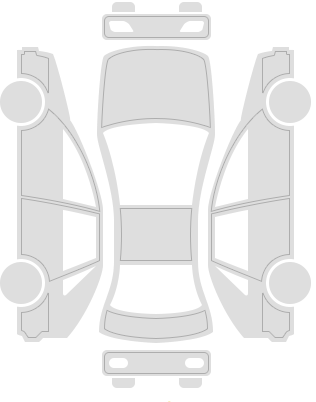
#> input picture assets/images/car_diagram.png, 316 x 402 px, found by its file name
$ python measure_car_panels.py
#> lines starting #> are read from the running program, lines starting #| are printed output that depends on the picture
#!/usr/bin/env python3
"""Measure grey panel bounding boxes in assets/images/car_diagram.png.

Outputs debugPrint lines matching the in-app tap calibrator format:
  PANEL {id}: left=X top=Y w=W h=H

Side doors/fenders use equal vertical splits (y=47–341) because the PNG has
no black gaps between those panels — only outline strokes.
"""
from __future__ import annotations

from PIL import Image

PANEL_ORDER = [
    'front_bumper',
    'hood',
    'front_left_fender',
    'front_right_fender',
    'front_left_door',
    'front_right_door',
    'roof',
    'rear_left_door',
    'rear_right_door',
    'rear_left_fender',
    'rear_right_fender',
    'trunk',
    'rear_bumper',
]


def is_grey(r: int, g: int, b: int) -> bool:
    return abs(r - g) < 25 and abs(g - b) < 25 and 140 < r < 230


def bbox_grey(img: Image.Image, x0: int, y0: int, x1: int, y1: int) -> tuple[int, int, int, int] | None:
    w, h = img.size
    px = img.load()
    minx, miny, maxx, maxy = x1, y1, x0, y0
    found = False
    for y in range(max(0, y0), min(h, y1 + 1)):
        for x in range(max(0, x0), min(w, x1 + 1)):
            r, g, b = px[x, y]
            if is_grey(r, g, b):
                found = True
                minx = min(minx, x)
                maxx = max(maxx, x)
                miny = min(miny, y)
                maxy = max(maxy, y)
    if not found:
        return None
    return minx, miny, maxx - minx + 1, maxy - miny + 1


def panel_regions(width: int, height: int) -> dict[str, tuple[int, int, int, int]]:
    y0, y1 = 47, 341
    seg = (y1 - y0 + 1) / 4
    splits = [int(y0 + i * seg) for i in range(5)]
    splits[-1] = y1

    return {
        'front_bumper': (0, 2, width - 1, 11),
        'hood': (97, 14, 214, 39),
        'front_left_fender': (0, splits[0], 110, splits[1] - 1),
        'front_right_fender': (205, splits[0], width - 1, splits[1] - 1),
        'front_left_door': (0, splits[1], 110, splits[2] - 1),
        'front_right_door': (205, splits[1], width - 1, splits[2] - 1),
        'roof': (97, 120, 214, 280),
        'rear_left_door': (0, splits[2], 110, splits[3] - 1),
        'rear_right_door': (205, splits[2], width - 1, splits[3] - 1),
        'rear_left_fender': (0, splits[3], 110, splits[4]),
        'rear_right_fender': (205, splits[3], width - 1, splits[4]),
        'trunk': (97, 350, 214, 375),
        'rear_bumper': (97, 378, 214, 387),
    }


def main() -> None:
    img = Image.open('assets/images/car_diagram.png').convert('RGB')
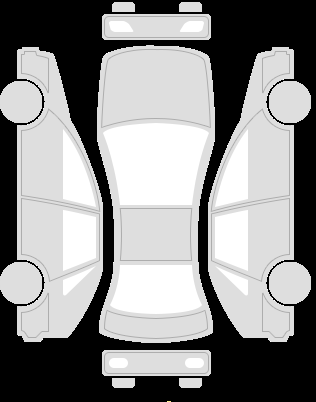
#> img: PIL image 316x402 RGB; mean R, G, B 139.6, 139.6, 139.6
    w, h = img.size
#> w = 316; h = 402
    print(f'// car_diagram.png {w}x{h}')
#| // car_diagram.png 316x402
    regions = panel_regions(w, h)
    for panel_id in PANEL_ORDER:
        region = regions[panel_id]
        bbox = bbox_grey(img, *region)
        if bbox is None:
            print(f'// PANEL {panel_id}: NOT FOUND')
            continue
        x, y, bw, bh = bbox
        left = x / w
        top = y / h
        width_pct = bw / w
        height_pct = bh / h
        print(
            f"debugPrint('PANEL {panel_id}: left={left:.3f} top={top:.3f} "
            f"w={width_pct:.3f} h={height_pct:.3f}');"
        )
#> this loop made 13 passes
#> (x, y, bw, bh, left, top, width_pct, height_pct) on passes 1 to 12: (112, 2, 90, 10, 0.354, 0.00498, 0.285, 0.0249), (102, 14, 109, 26, 0.323, 0.0348, 0.345, 0.0647), (0, 47, 111, 73, 0, 0.117, 0.351, 0.182), (205, 47, 106, 73, 0.649, 0.117, 0.335, 0.182), (10, 120, 101, 74, 0.0316, 0.299, 0.32, 0.184), (205, 120, 96, 74, 0.649, 0.299, 0.304, 0.184), (97, 120, 118, 161, 0.307, 0.299, 0.373, 0.4), (6, 194, 97, 74, 0.019, 0.483, 0.307, 0.184), (208, 194, 97, 74, 0.658, 0.483, 0.307, 0.184), (0, 268, 111, 74, 0, 0.667, 0.351, 0.184), (205, 268, 106, 74, 0.649, 0.667, 0.335, 0.184), (102, 350, 109, 26, 0.323, 0.871, 0.345, 0.0647)
#| debugPrint('PANEL front_bumper: left=0.354 top=0.005 w=0.285 h=0.025');
#| debugPrint('PANEL hood: left=0.323 top=0.035 w=0.345 h=0.065');
#| debugPrint('PANEL front_left_fender: left=0.000 top=0.117 w=0.351 h=0.182');
#| debugPrint('PANEL front_right_fender: left=0.649 top=0.117 w=0.335 h=0.182');
#| debugPrint('PANEL front_left_door: left=0.032 top=0.299 w=0.320 h=0.184');
#| debugPrint('PANEL front_right_door: left=0.649 top=0.299 w=0.304 h=0.184');
#| debugPrint('PANEL roof: left=0.307 top=0.299 w=0.373 h=0.400');
#| debugPrint('PANEL rear_left_door: left=0.019 top=0.483 w=0.307 h=0.184');
#> (further printed lines are left out)


if __name__ == '__main__':
    main()
